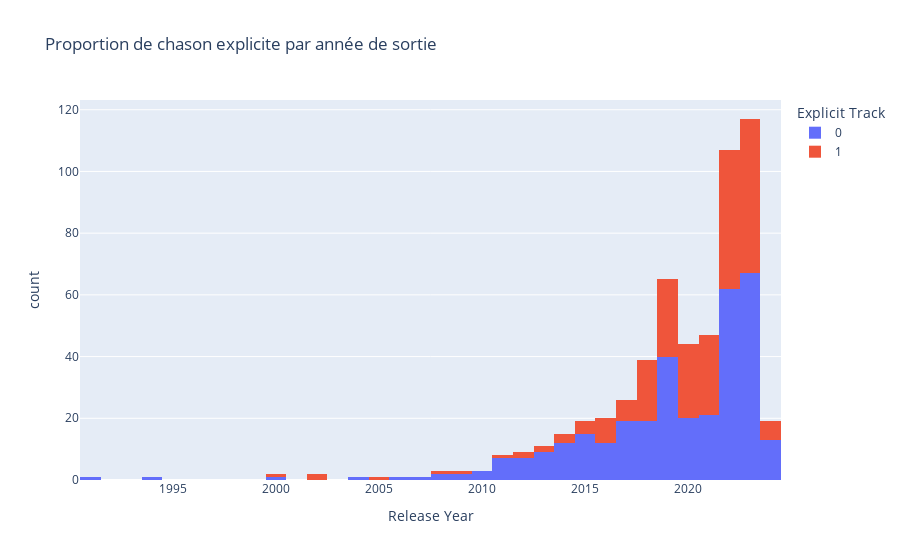

The cell this chart's notebook holds for it:
### Code cell
# TODO: Afficher un histogramme représentant la proportion de chanson à contenu explicite par année de sortie.
fig_histo = px.histogram(dataframe, x= "Release Year",color= "Explicit Track", title = "Proportion de chason explicite par année de sortie")

fig_histo.show()

### Figure 1 — Plotly figure (JSON) as saved in the notebook; plotly's stock layout.template omitted (floating-point values rounded to 4 significant figures; data arrays with more than 128 entries replaced by an {"elided": "..."} marker saying what was removed)
{"data": [{"alignmentgroup": "True", "bingroup": "x", "hovertemplate": "Explicit Track=0<br>Release Year=%{x}<br>count=%{y}<extra></extra>", "legendgroup": "0", "marker": {"color": "#636efa", "pattern": {"shape": ""}}, "name": "0", "offsetgroup": "0", "orientation": "v", "showlegend": true, "type": "histogram", "x": {"elided": "336 int values"}, "xaxis": "x", "yaxis": "y"}, {"alignmentgroup": "True", "bingroup": "x", "hovertemplate": "Explicit Track=1<br>Release Year=%{x}<br>count=%{y}<extra></extra>", "legendgroup": "1", "marker": {"color": "#EF553B", "pattern": {"shape": ""}}, "name": "1", "offsetgroup": "1", "orientation": "v", "showlegend": true, "type": "histogram", "x": {"elided": "229 int values"}, "xaxis": "x", "yaxis": "y"}], "layout": {"barmode": "relative", "legend": {"title": {"text": "Explicit Track"}, "tracegroupgap": 0}, "title": {"text": "Proportion de chason explicite par année de sortie"}, "xaxis": {"anchor": "y", "domain": [0, 1], "title": {"text": "Release Year"}}, "yaxis": {"anchor": "x", "domain": [0, 1], "title": {"text": "count"}}}}
